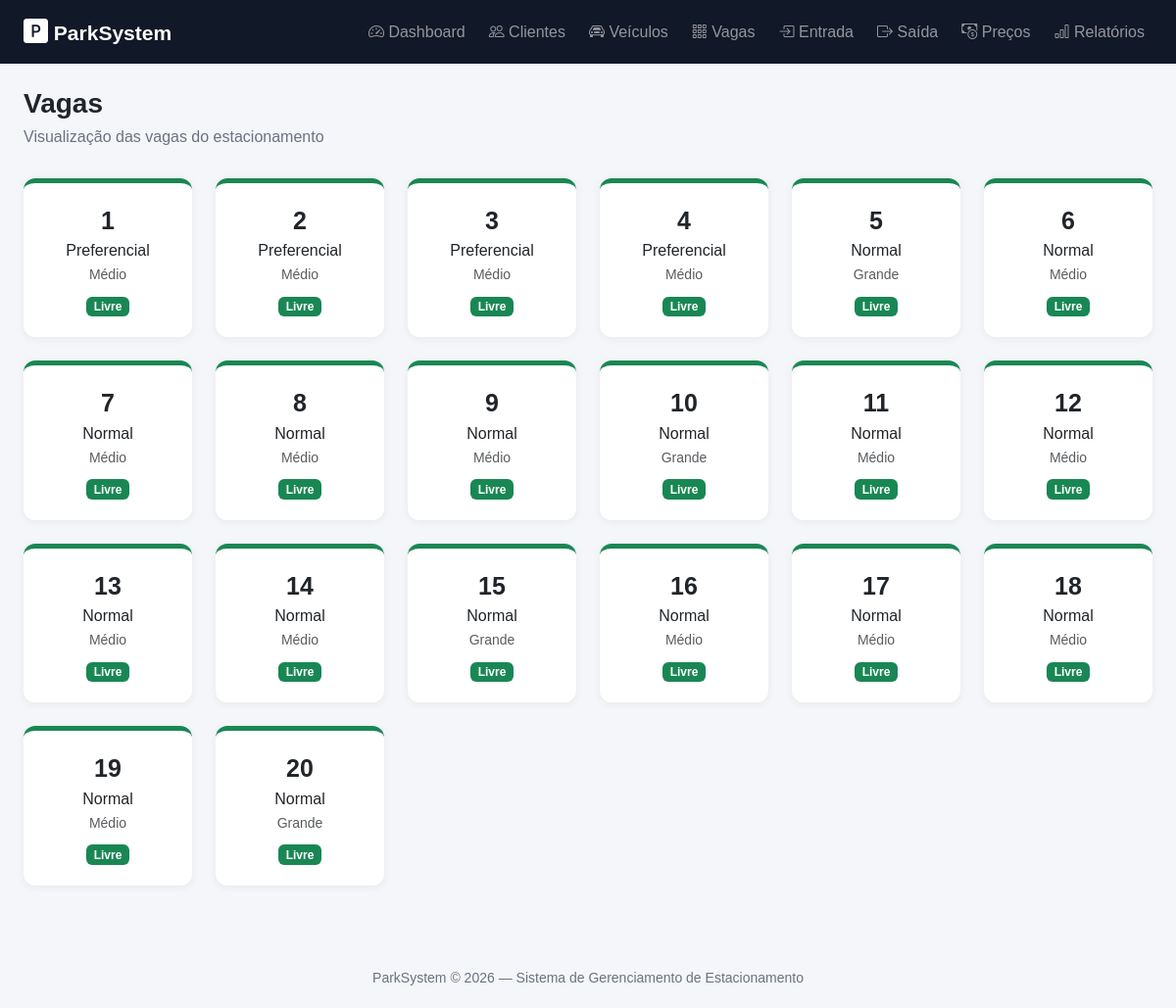
/pages/vagas.php, run on the app's committed database.
### tables this page shows
CREATE TABLE vagas (
        id INTEGER PRIMARY KEY AUTOINCREMENT,
        numero INTEGER NOT NULL UNIQUE,
        tipo TEXT NOT NULL,
        tamanho TEXT NOT NULL,
        status TEXT NOT NULL DEFAULT 'Livre'
    );

### pages/vagas.php (the view, shortened to what this page needs)
<?php
require "../config/banco.php";
require "../includes/header.php";
?>
<div class="mb-4">
    <h1 class="page-title">
        Vagas
    </h1>
    <p class="page-subtitle">
        Visualização das vagas do estacionamento
    </p>
</div>
<div class="row g-4">
    <?php
    $vagas = $db
        ->query("
            SELECT *
            FROM vagas
            ORDER BY numero
        ")
        ->fetchAll(PDO::FETCH_ASSOC);
    ?>
    <?php foreach ($vagas as $vaga): ?>
        <div class="col-6 col-md-4 col-lg-3 col-xl-2">
            <div class="vaga
                <?php
                if ($vaga["status"] == "Livre") {
                    echo "vaga-livre";
                } else {
                    echo "vaga-ocupada";
                }
                ?>
            ">
                <div class="vaga-numero">
                    <?= $vaga["numero"] ?>
                </div>
                <div>
                    <?= htmlspecialchars($vaga["tipo"]) ?>
                </div>
                <small class="text-muted">
                    <?= htmlspecialchars($vaga["tamanho"]) ?>
                </small>
                <div class="mt-2">
                    <?php if ($vaga["status"] == "Livre"): ?>
                        <span class="badge text-bg-success">
                            Livre
                        </span>
                    <?php else: ?>
                        <span class="badge text-bg-danger">
                            Ocupada
                        </span>
                    <?php endif; ?>
                </div>
            </div>
        </div>
    <?php endforeach; ?>
</div>
<?php
require "../includes/footer.php";
?>

### assets/css/style.css (style rules this page uses)
body { background: #f4f6f9; font-family: Arial, Helvetica, sans-serif; color: #212529; }
.page-title { font-size: 28px; font-weight: 700; margin-bottom: 5px; }
.page-subtitle { color: #6b7280; margin-bottom: 30px; }
.vaga { background: white; border-radius: 12px; padding: 20px; text-align: center; box-shadow: 0 2px 10px rgba(0, 0, 0, 0.06); transition: 0.2s; }
.vaga-numero { font-size: 25px; font-weight: bold; }
.vaga-livre { border-top: 5px solid #198754; }

### data on the page
vagas: numero "1", tipo "Preferencial", tamanho "Médio", status "Livre"
vagas: numero "2", tipo "Preferencial", tamanho "Médio", status "Livre"
vagas: numero "3", tipo "Preferencial", tamanho "Médio", status "Livre"
vagas: numero "4", tipo "Preferencial", tamanho "Médio", status "Livre"
vagas: numero "5", tipo "Normal", tamanho "Grande", status "Livre"
vagas: numero "6", tipo "Normal", tamanho "Médio", status "Livre"
vagas: numero "7", tipo "Normal", tamanho "Médio", status "Livre"
vagas: numero "8", tipo "Normal", tamanho "Médio", status "Livre"
vagas: numero "9", tipo "Normal", tamanho "Médio", status "Livre"
vagas: numero "10", tipo "Normal", tamanho "Grande", status "Livre"
vagas: numero "11", tipo "Normal", tamanho "Médio", status "Livre"
vagas: numero "12", tipo "Normal", tamanho "Médio", status "Livre"
vagas: numero "13", tipo "Normal", tamanho "Médio", status "Livre"
vagas: numero "14", tipo "Normal", tamanho "Médio", status "Livre"
vagas: numero "15", tipo "Normal", tamanho "Grande", status "Livre"
vagas: numero "16", tipo "Normal", tamanho "Médio", status "Livre"
vagas: numero "17", tipo "Normal", tamanho "Médio", status "Livre"
vagas: numero "18", tipo "Normal", tamanho "Médio", status "Livre"
vagas: numero "19", tipo "Normal", tamanho "Médio", status "Livre"
vagas: numero "20", tipo "Normal", tamanho "Grande", status "Livre"
